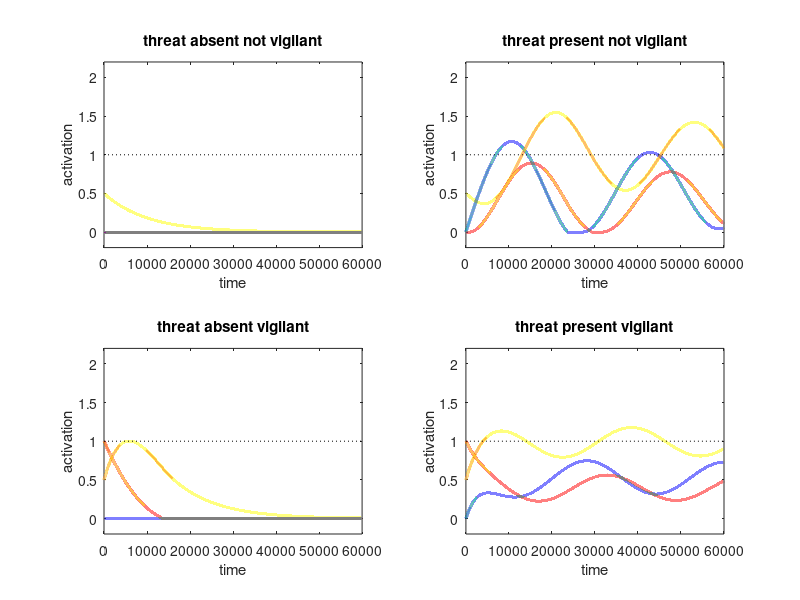

This figure's MATLAB source:
function tstats=bada_nn_1999(psychstates,graphics)
% conceptual model to show why / how we shut down
% conceptual mechanisms
%   we don't like internal or external pain
%   so we are vigilant for external pain until the internal pain of it becomes too much
%      and we shut down internal pain / experience

if nargin<1, psychstates={'wellregulated'}; end
if nargin<2, graphics=1; end

if ~iscell(psychstates)
  psychstates={psychstates};
end

%comment

tstats.psychstates=psychstates;
%%%%%%%%%%%%%%%%%%%%%%%%%%%%%%%%%%%%%%%%%%%%%%%%%%%%%%%%
%% initialize the network for healthy and ruminative and BADA people
nodenames={'threat','vigilance','avoidance'};
tstats.nodenames=nodenames;
%over the diagonal is feed forward
% under the diagonal is feed backward
%healthywmat=[ 1        .5        0           ;   % external threat
%              0         1       .5           ;   % Salience/vigilance/rum
%	          -1       -.5        1         ];    % avoidance/control

momentum=.001;
timelimit=60000;
stimtime=60000;
noisemag=0;
%decvec=[0 -.0002 -.0002]; % natural decay in absence of stimuli
decvec=[0 0 0];
%noisemag=0.0001; % tiny noise completely changes the network - adds threat
                  % where there is none

%%%%%%%%%%%%%%%%%%%%%%%%%%%%%%%%%%%%%%%%%%%%%%%%%%%%%%%%%%%%%%%%
%% states we will model
% where we start
startstate=[0 0 0.5 ; % threat absent not vigilant
 	        0 0 0.5 ; % threat present not vigilant
	        0 1 0.5 ; % threat absent vigilant
	        0 1 0.5 ]; % threat present vigilant

% what comes in
instates= [0  0  0 ; % threat absent not vigilant
	      .1  0  0 ; % threat present not vigilant
	       0 0 0 ; % threat absent vigilant
	      .1 0 0 ]; % threat present vigilant

instatenames={'threat absent not vigilant','threat present not vigilant','threat absent vigilant','threat present vigilant'};
%%%%%%%%%%%%%%%%%%%%%%%%%%%%%%%%%%%%%%%%%%%%%%%%%%%%%%%
wthreatthreat=[1 1];
wthreatvigilance=[1 2];
wthreatavoid=[1 3];
wvigilancethreat=[2 1];
wvigilancevigilance=[2 2];
wvigilanceavoid=[2 3];
wavoidthreat=[3 1];
wavoidvigilance=[3 2];
wavoidavoid=[3 3];

wmat=[  .9        .15        0           ;   % external threat
   	     0         .9       .25          ;   % vigilance/salience
	  -.25       -.04        .9         ];   % avoidance/control


for statenum=1:length(psychstates)
  statetouse=psychstates{statenum};
  switch statetouse
   case 'reactive'
    % clearly that is fairly extreme
    % suppose we want sustained low level vigilance, just enough control
    wmat(1,2)=.6; % increase threat-vigilance
   case 'depressed' % low prefrontal inhibition
    wmat(2,3)=.05; % decrease vigilance->avoidance
   case 'ruminative'
    wmat(2,2)=1; % increase autoconnectivity of vigilance
   case 'avoidant'
    wmat(2,3)=.4;
   case 'noisy' % same as reactive but with noise
    noisemag=.00005;
   case 'lowperceive'
    wmat(1,2)=.015;
   case 'lowvigilant'
    wmat(2,2)=.5;
   case 'overcontrol'
    wmat(2,3)=.4;
   case 'wellregulated'
   case 'useglobals'
    global gwmat gstartstate ginstates;
    wmat=gwmat; startstate=gstartstate; instates=ginstates;
  end
end

tstats.wmat=wmat;



%%%%%%%%%%%%%%%%%%%%%%%%%%%%%%%%%%%%%%%%%%%%%%%%%%%%%%%%%%
%% Show the network's behavior


% healthy matrix
if graphics, figure(1); clf; end
for instate=1:size(instates,1)
  percept=squeeze(3.*momentum.*instates(instate,:));
  noisevec=noisemag.*(randn(1,length(percept))-.5);
  invec(1,:)=startstate(instate,:);
  for time=2:timelimit
    if time<stimtime
      invec(time,:)=slimit(decvec+noisevec+percept+(1-momentum).*invec(time-1,:)+(momentum.*((wmat'*invec(time-1,:)'))'));
    else
      invec(time,:)=slimit(decvec+noisevec+(1-momentum).*invec(time-1,:)+(momentum.*((wmat'*invec(time-1,:)'))'));      
    end
  end
  if graphics
    subplot(2,2,instate);
    plotinvec(invec,timelimit);
    title(instatenames{instate});
    allinvecs(instate,:,:)=invec;
  end
  for nodenum=1:size(invec,2)
    tstats.proptime0(instate,nodenum)=length(find(invec(:,nodenum)==0))./size(invec,1);
    tstats.proptime1(instate,nodenum)=length(find(invec(:,nodenum)>1))./size(invec,1);
    tstats.proptime2(instate,nodenum)=length(find(invec(:,nodenum)==2))./size(invec,1);
    tstats.AUC(instate,nodenum)=sum(invec(:,nodenum))./size(invec,1);
  end
end
%legend(nodenames);


%%%%%%%%%%%%%%%%%%%%%%%%%%%%%%%%%%%%%%
% implementing hard limit in which there is a high upper threshold on activation in the model
% and a low limit on negative activation (inhibition). This is neurally feasible as it represents 
% neural systems in which there is a low basal firing rate which can decrease somewhat but once a 
% neuron stops firing there is nowhere lower for it to go

function[logval]=slimit(x,thresh,negthresh) 
if nargin<2, thresh=2; end
if nargin<3, negthresh=0; end % was -.75
  
logval=min(max(x,negthresh),thresh);


%%%%%%%%%%%%%%%%%%%%%%%%%%%%%%%%%%%%%%%
% function that plots out the network
function plotinvec(net,timelimit)
if nargin<2, timelimit=size(net,2); end
h=plot(net);
set(h,'LineWidth',2.14);
xlabel('time');
ylabel('activation');
hold on
plot([0 timelimit],[1 1],'k:');
axis([0 timelimit -.2 2.2]);
